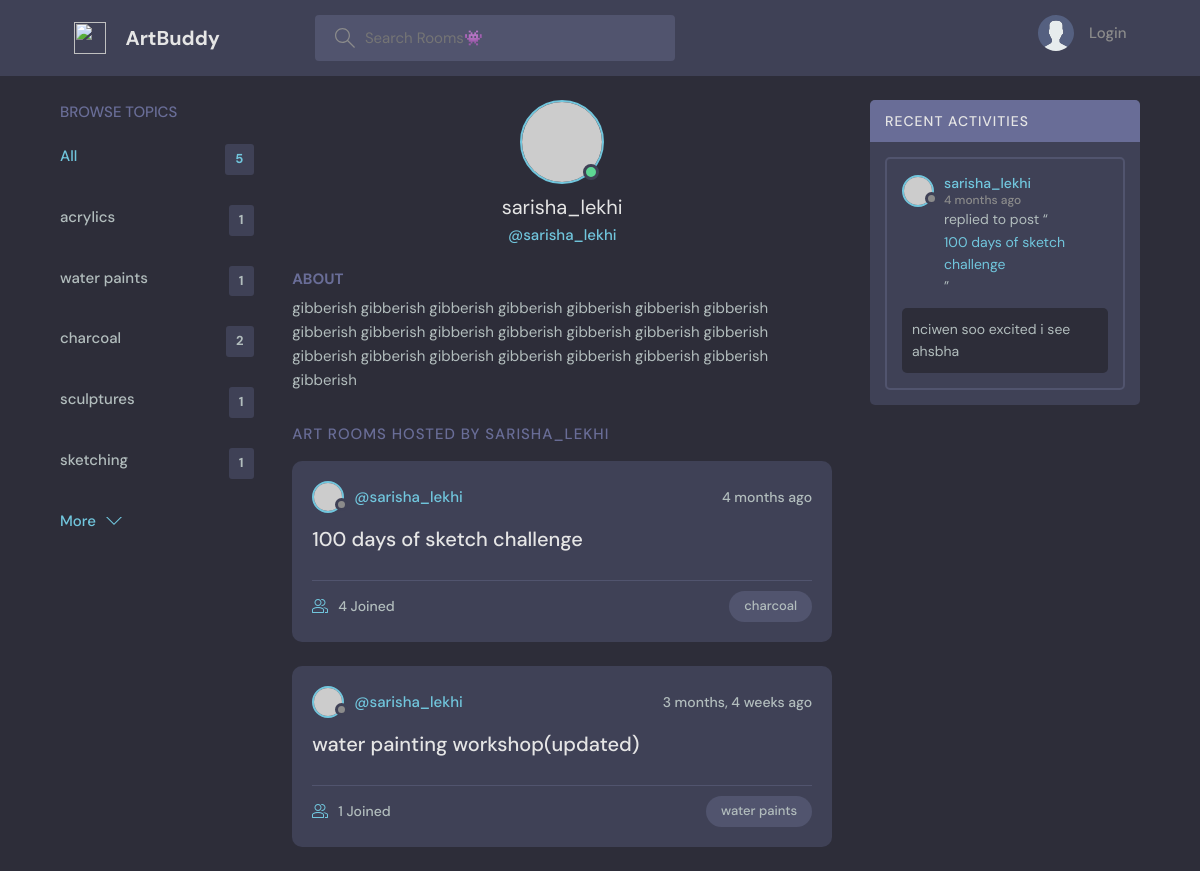
Page /profile/1/ on the committed database.
### base/models.py (models this page shows, shortened)
class Topic(models.Model):
    name= models.CharField(max_length=150)

class Room(models.Model):
    host=models.ForeignKey(User, on_delete=models.SET_NULL, null=True)
    topic= models.ForeignKey(Topic, on_delete=models.SET_NULL, null=True)
    name = models.CharField(max_length=200)
    description = models.TextField(null=True, blank=True)
    participants= models.ManyToManyField(User, related_name='participants', blank=True) #basically a user can have many rooms and a room cal have many user
    updated = models.DateTimeField(auto_now=True) #changes everytime
    created = models.DateTimeField(auto_now_add=True) #chnages once when we open first time
    class Meta:
        ordering = ['-updated', '-created'] #gives prefrence,  with -(acsending), without -(descending)
    def __str__(self):
        return self.name

class Message(models.Model):
    user=  models.ForeignKey(User, on_delete=models.CASCADE) #user is built in by django we access it importing the above library or wtvr
    room= models.ForeignKey(Room, on_delete=models.CASCADE) #if a room is delted then the mesg of respective group are also deleted
    body= models.TextField()
    updated = models.DateTimeField(auto_now=True) #changes everytime
    created = models.DateTimeField(auto_now_add=True) #chnages once when we open first time
    class Meta:
        ordering = ['-updated', '-created']

### base/views.py (the view)
# urls.py: path('profile/<str:pk>/', views.userProfile, name="user-profile"),
def userProfile(request, pk):
    user= User.objects.get(id=pk)
    rooms= user.room_set.all()
    room_messages = user.message_set.all()
    topics = Topic.objects.all()
    context = {'user': user, 'rooms': rooms,
     'room_messages': room_messages, 'topics': topics}
    return render(request, 'base/profile.html', context)

### base/templates/base/profile.html (shortened to what this page needs)
{% extends 'main.html' %}
{% block content %}
  <main class="profile-page layout layout--3">
    <div class="container">
      {% include 'base/topics_component.html' %}
      <div class="roomList">
        <div class="profile">
          <div class="profile__avatar">
            <div class="avatar avatar--large active">
              <img src="https://randomuser.me/api/portraits/men/11.jpg" />
            </div>
          </div>
          <div class="profile__info">
            <h3>{{user.username}}</h3>
            <p>@{{user.username}}</p>
          </div>
          <div class="profile__about">
            <h3>About</h3>
            <p>
             gibberish  gibberish gibberish gibberish gibberish gibberish gibberish gibberish gibberish gibberish
             gibberish gibberish gibberish gibberish gibberish  gibberish gibberish gibberish gibberish gibberish
             gibberish gibberish
            </p>
          </div>
        </div>
        <div class="roomList__header">
          <div>
            <h2>Art Rooms Hosted by {{user.username}}</a>
            </h2>
          </div>
        </div>
        {% include 'base/feed_component.html' %}
      </div>
      {% include 'base/activity_component.html' %}
    </div>
  </main>
{% endblock content %}

### templates/main.html (shortened to what this page needs)
<!DOCTYPE html>
{% load static %}
<html lang="en">
  <head>
    <link rel="stylesheet" href="{% static 'styles/style.css' %}" />
  </head>
  <body>
    {% include 'navbar.html' %}
    {% block content %}
    {% endblock %}
  </body>
</html>

### templates/navbar.html (shortened to what this page needs)
{% load static %}
<header class="header header--loggedIn">
    <div class="container">
      <a href="{% url 'home' %}" class="header__logo">
        <img src="{% static 'images/mylogo.svg' %}" />
        <h1>ArtBuddy</h1>
      </a>
      <form class="header__search" method="GET" action="{% url 'home' %}">
        <label>
          <input name="q" placeholder="Search Rooms👾" />
        </label>
      </form>
      <nav class="header__menu">
        {% if request.user.is_authenticated %}
        <div class="header__user">
          <a href="{% url 'update-user' %}">
            <div class="avatar avatar--medium active">
              <img src="https://randomuser.me/api/portraits/men/37.jpg" />
            </div>
            <p>{{request.user.username}}<span>@{{request.user.username}}</span></p>
          </a>
          <button class="dropdown-button">
            <svg version="1.1" xmlns="http://www.w3.org/2000/svg" width="32" height="32" viewBox="0 0 32 32">
              <title>chevron-down</title>
              <path d="M16 21l-13-13h-3l16 16 16-16h-3l-13 13z"></path>
            </svg>
          </button>
        </div>
        {% else %}
        <a href="{% url 'login' %}">
          <img src="{% static 'images/avatar.svg' %}" />
          <p>Login</p>
        </a>
      {% endif %}
      </nav>
    </div>
  </header>

### base/templates/base/topics_component.html
<div class="topics">
  <div class="topics__header">
    <h2>Browse Topics</h2>
  </div>
  <ul class="topics__list">
    <li>
      <a href="{% url 'home' %}" class="active">All <span>{{topics.count}}</span></a>
    </li>
    {% for topic in topics %}
    <li>
      <a href="{% url 'home' %}?q={{topic.name}}">{{topic.name}} <span>{{topic.room_set.all.count}}</span></a>
    </li>
    {% endfor %}
  </ul>
  <a class="btn btn--link" href="{% url 'topics' %}">
    More
    <svg version="1.1" xmlns="http://www.w3.org/2000/svg" width="32" height="32" viewBox="0 0 32 32">
      <title>chevron-down</title>
      <path d="M16 21l-13-13h-3l16 16 16-16h-3l-13 13z"></path>
    </svg>
  </a>
</div>

### base/templates/base/feed_component.html (shortened to what this page needs)
{% for room in rooms %}
<div class="roomListRoom">
  <div class="roomListRoom__header">
    <a href="{% url 'user-profile' room.host.id %}" class="roomListRoom__author">
      <div class="avatar avatar--small">
        <img src="https://randomuser.me/api/portraits/women/11.jpg" />
      </div>
      <span>@{{room.host.username}}</span>
    </a>
    <div class="roomListRoom__actions">
      <span>{{room.created|timesince}} ago</span>
    </div>
  </div>
  <div class="roomListRoom__content">
    <a href="{% url 'room' room.id  %}">{{room.name}}</a>
  </div>
  <div class="roomListRoom__meta">
    <a href="{% url 'room' room.id  %}" class="roomListRoom__joined">
     {{room.participants.all.count}} Joined
    </a>
    <p class="roomListRoom__topic">{{room.topic.name}}</p>
  </div>
</div>
{% endfor %}

### base/templates/base/activity_component.html (shortened to what this page needs)
<div class="activities">
   <div class="activities__header">
     <h2>Recent Activities</h2>
   </div>
   {% for message in room_messages %}
   <div class="activities__box">
     <div class="activities__boxHeader roomListRoom__header">
       <a href="{% url 'user-profile' message.user.id %}" class="roomListRoom__author">
         <div class="avatar avatar--small">
           <img src="https://randomuser.me/api/portraits/women/11.jpg" />
         </div>
         <p>
            {{message.user}}
           <span>{{message.created|timesince}} ago</span>
         </p>
       </a>
     </div>
     <div class="activities__boxContent">
       <p>replied to post “<a href="{% url 'room' message.room.id %}">{{message.room}}</a>”</p>
       <div class="activities__boxRoomContent">
        {{message.body}}
       </div>
     </div>
   </div>
   {% endfor %}
 </div>

### rows in the picture
Topic: name "acrylics", room_set.all.count "1"
Topic: name "water paints", room_set.all.count "1"
Topic: name "charcoal", room_set.all.count "2"
Topic: name "sculptures", room_set.all.count "1"
Topic: name "sketching", room_set.all.count "1"
Room: host.username "sarisha_lekhi", created "4 months", name "100 days of sketch challenge", participants.all.count "4", topic.name "charcoal"
Room: host.username "sarisha_lekhi", created "3 months, 4 weeks", name "water painting workshop(updated)", participants.all.count "1", topic.name "water paints"
Message: user "sarisha_lekhi", created "4 months", room "100 days of sketch challenge", body "nciwen soo excited i see ahsbha"

### other values in the picture
{{ topics.count }} "5"
{{ user.username }} "sarisha_lekhi"
{{ user.username }} "SARISHA_LEKHI"
